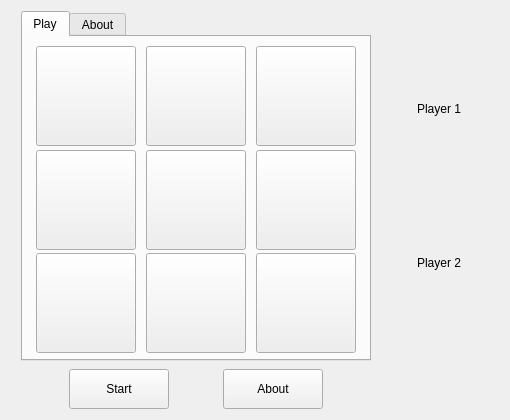
<?xml version="1.0" encoding="UTF-8"?>
<ui version="4.0">
 <class>MainWindow</class>
 <widget class="QMainWindow" name="MainWindow">
  <property name="geometry">
   <rect>
    <x>0</x>
    <y>0</y>
    <width>510</width>
    <height>420</height>
   </rect>
  </property>
  <property name="minimumSize">
   <size>
    <width>510</width>
    <height>420</height>
   </size>
  </property>
  <property name="maximumSize">
   <size>
    <width>510</width>
    <height>420</height>
   </size>
  </property>
  <property name="windowTitle">
   <string>MainWindow</string>
  </property>
  <widget class="QWidget" name="centralwidget">
   <layout class="QGridLayout" name="gridLayout">
    <item row="0" column="0">
     <widget class="QTabWidget" name="Page">
      <property name="minimumSize">
       <size>
        <width>350</width>
        <height>350</height>
       </size>
      </property>
      <property name="maximumSize">
       <size>
        <width>350</width>
        <height>350</height>
       </size>
      </property>
      <property name="cursor">
       <cursorShape>PointingHandCursor</cursorShape>
      </property>
      <property name="styleSheet">
       <string notr="true"/>
      </property>
      <property name="currentIndex">
       <number>0</number>
      </property>
      <widget class="QWidget" name="game_page">
       <property name="styleSheet">
        <string notr="true"/>
       </property>
       <attribute name="title">
        <string>Play</string>
       </attribute>
       <layout class="QGridLayout" name="gridLayout_2">
        <item row="0" column="0">
         <widget class="QPushButton" name="btn_1">
          <property name="minimumSize">
           <size>
            <width>100</width>
            <height>100</height>
           </size>
          </property>
          <property name="maximumSize">
           <size>
            <width>100</width>
            <height>100</height>
           </size>
          </property>
          <property name="cursor">
           <cursorShape>PointingHandCursor</cursorShape>
          </property>
          <property name="text">
           <string/>
          </property>
         </widget>
        </item>
        <item row="0" column="1">
         <widget class="QPushButton" name="btn_2">
          <property name="minimumSize">
           <size>
            <width>100</width>
            <height>100</height>
           </size>
          </property>
          <property name="maximumSize">
           <size>
            <width>100</width>
            <height>100</height>
           </size>
          </property>
          <property name="cursor">
           <cursorShape>PointingHandCursor</cursorShape>
          </property>
          <property name="text">
           <string/>
          </property>
         </widget>
        </item>
        <item row="0" column="2">
         <widget class="QPushButton" name="btn_3">
          <property name="minimumSize">
           <size>
            <width>100</width>
            <height>100</height>
           </size>
          </property>
          <property name="maximumSize">
           <size>
            <width>100</width>
            <height>100</height>
           </size>
          </property>
          <property name="cursor">
           <cursorShape>PointingHandCursor</cursorShape>
          </property>
          <property name="text">
           <string/>
          </property>
         </widget>
        </item>
        <item row="1" column="0">
         <widget class="QPushButton" name="btn_4">
          <property name="minimumSize">
           <size>
            <width>100</width>
            <height>100</height>
           </size>
          </property>
          <property name="maximumSize">
           <size>
            <width>100</width>
            <height>100</height>
           </size>
          </property>
          <property name="cursor">
           <cursorShape>PointingHandCursor</cursorShape>
          </property>
          <property name="text">
           <string/>
          </property>
         </widget>
        </item>
        <item row="1" column="1">
         <widget class="QPushButton" name="btn_5">
          <property name="minimumSize">
           <size>
            <width>100</width>
            <height>100</height>
           </size>
          </property>
          <property name="maximumSize">
           <size>
            <width>100</width>
            <height>100</height>
           </size>
          </property>
          <property name="cursor">
           <cursorShape>PointingHandCursor</cursorShape>
          </property>
          <property name="text">
           <string/>
          </property>
         </widget>
        </item>
        <item row="1" column="2">
         <widget class="QPushButton" name="btn_6">
          <property name="minimumSize">
           <size>
            <width>100</width>
            <height>100</height>
           </size>
          </property>
          <property name="maximumSize">
           <size>
            <width>100</width>
            <height>100</height>
           </size>
          </property>
          <property name="cursor">
           <cursorShape>PointingHandCursor</cursorShape>
          </property>
          <property name="text">
           <string/>
          </property>
         </widget>
        </item>
        <item row="2" column="0">
         <widget class="QPushButton" name="btn_7">
          <property name="minimumSize">
           <size>
            <width>100</width>
            <height>100</height>
           </size>
          </property>
          <property name="maximumSize">
           <size>
            <width>100</width>
            <height>100</height>
           </size>
          </property>
          <property name="cursor">
           <cursorShape>PointingHandCursor</cursorShape>
          </property>
          <property name="text">
           <string/>
          </property>
         </widget>
        </item>
        <item row="2" column="1">
         <widget class="QPushButton" name="btn_8">
          <property name="minimumSize">
           <size>
            <width>100</width>
            <height>100</height>
           </size>
          </property>
          <property name="maximumSize">
           <size>
            <width>100</width>
            <height>100</height>
           </size>
          </property>
          <property name="text">
           <string/>
          </property>
         </widget>
        </item>
        <item row="2" column="2">
         <widget class="QPushButton" name="btn_9">
          <property name="minimumSize">
           <size>
            <width>100</width>
            <height>100</height>
           </size>
          </property>
          <property name="maximumSize">
           <size>
            <width>100</width>
            <height>100</height>
           </size>
          </property>
          <property name="cursor">
           <cursorShape>PointingHandCursor</cursorShape>
          </property>
          <property name="text">
           <string/>
          </property>
         </widget>
        </item>
       </layout>
      </widget>
      <widget class="QWidget" name="about_page">
       <attribute name="title">
        <string>About</string>
       </attribute>
      </widget>
     </widget>
    </item>
    <item row="3" column="0">
     <layout class="QHBoxLayout" name="horizontalLayout">
      <item>
       <widget class="QPushButton" name="start_btn">
        <property name="minimumSize">
         <size>
          <width>100</width>
          <height>40</height>
         </size>
        </property>
        <property name="maximumSize">
         <size>
          <width>100</width>
          <height>16777215</height>
         </size>
        </property>
        <property name="cursor">
         <cursorShape>PointingHandCursor</cursorShape>
        </property>
        <property name="text">
         <string>Start</string>
        </property>
       </widget>
      </item>
      <item>
       <widget class="QPushButton" name="about_btn">
        <property name="minimumSize">
         <size>
          <width>100</width>
          <height>40</height>
         </size>
        </property>
        <property name="maximumSize">
         <size>
          <width>100</width>
          <height>16777215</height>
         </size>
        </property>
        <property name="cursor">
         <cursorShape>PointingHandCursor</cursorShape>
        </property>
        <property name="text">
         <string>About</string>
        </property>
       </widget>
      </item>
     </layout>
    </item>
    <item row="0" column="1">
     <layout class="QVBoxLayout" name="verticalLayout">
      <item>
       <widget class="QLabel" name="label_2">
        <property name="minimumSize">
         <size>
          <width>100</width>
          <height>100</height>
         </size>
        </property>
        <property name="maximumSize">
         <size>
          <width>100</width>
          <height>100</height>
         </size>
        </property>
        <property name="styleSheet">
         <string notr="true">font: 14pt &quot;MS Shell Dlg 2&quot;;</string>
        </property>
        <property name="text">
         <string>Player 1</string>
        </property>
        <property name="alignment">
         <set>Qt::AlignCenter</set>
        </property>
       </widget>
      </item>
      <item>
       <widget class="QLabel" name="label_3">
        <property name="minimumSize">
         <size>
          <width>100</width>
          <height>100</height>
         </size>
        </property>
        <property name="maximumSize">
         <size>
          <width>100</width>
          <height>100</height>
         </size>
        </property>
        <property name="styleSheet">
         <string notr="true">font: 14pt &quot;MS Shell Dlg 2&quot;;</string>
        </property>
        <property name="text">
         <string>Player 2</string>
        </property>
        <property name="alignment">
         <set>Qt::AlignCenter</set>
        </property>
       </widget>
      </item>
     </layout>
    </item>
   </layout>
  </widget>
 </widget>
 <resources/>
 <connections/>
</ui>
